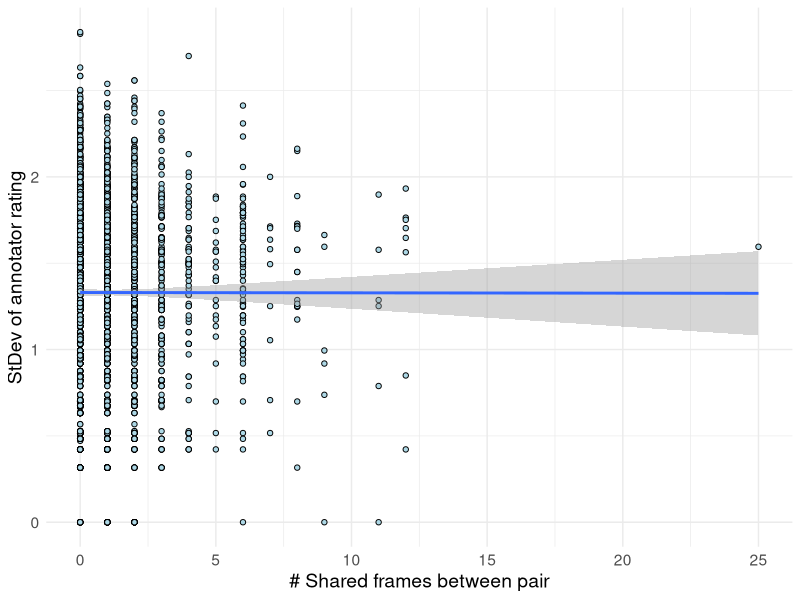
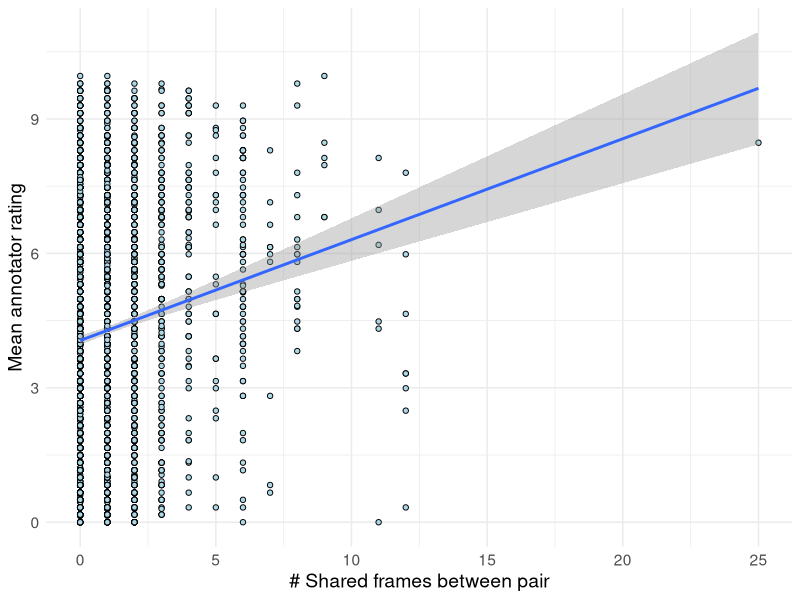
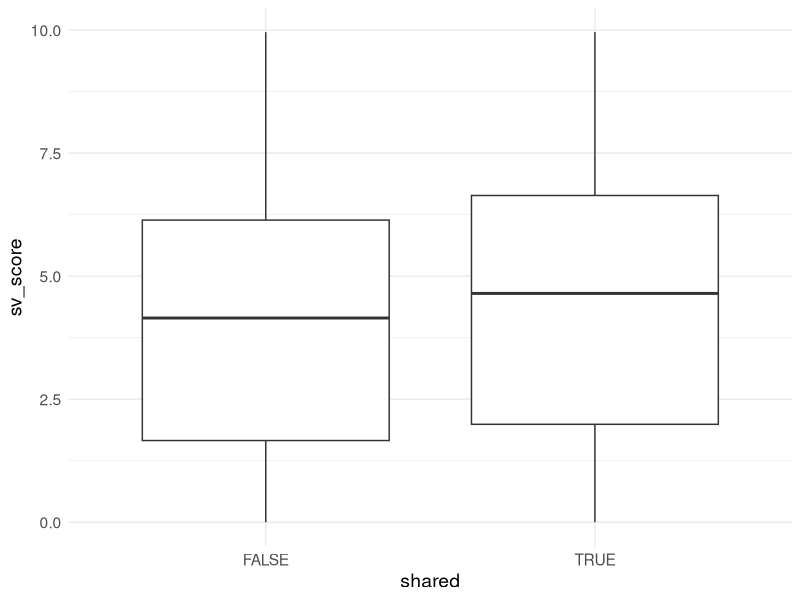
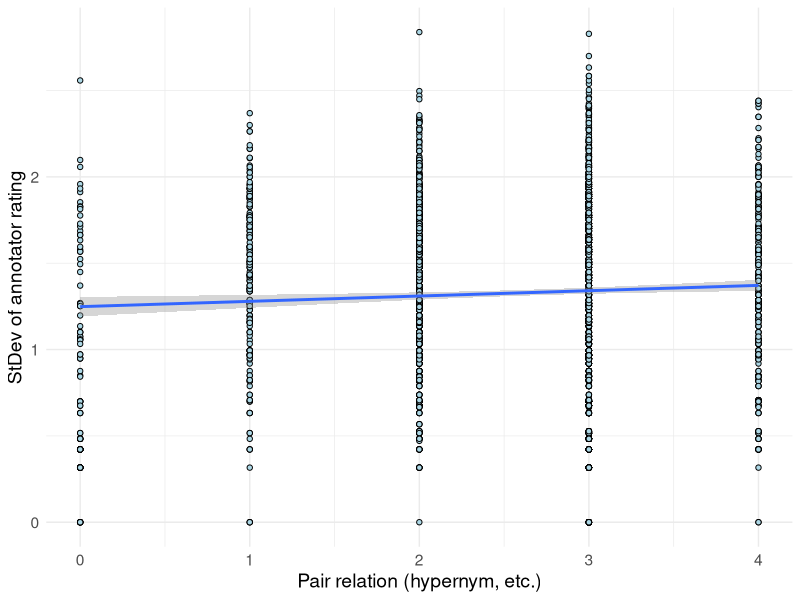
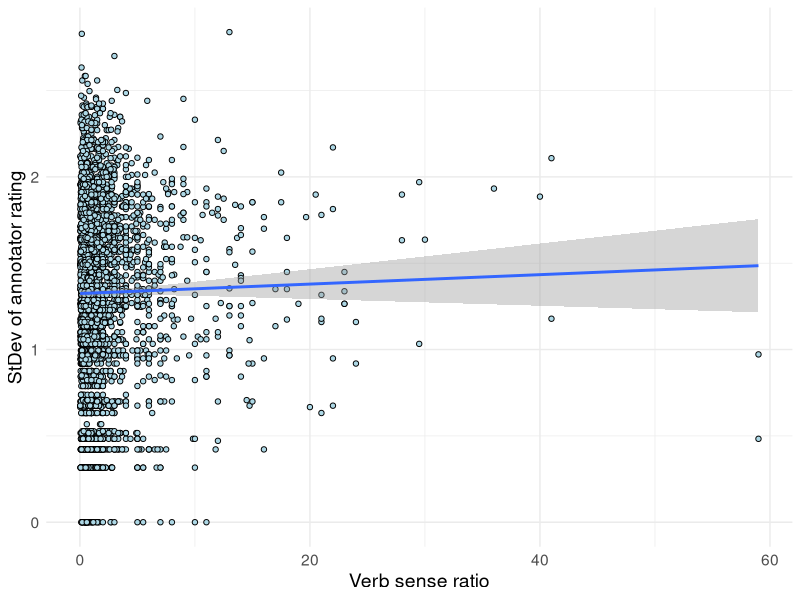

Source code (R) for these figures, in order:
library(here)
setwd(here())
library(tidyverse)
library(patchwork)

theme_set(theme_minimal() + theme(text =  element_text(size = 14)))

simverb <- read_csv(here("data_output",
                            "simverb_processed.csv"), 
                       show_col_type = F)

ggplot(simverb, aes(x = shared_frames, y = sd_rating))+
  geom_point(shape = 21, fill = "lightblue")+
  xlab("# Shared frames between pair")+
  ylab("StDev of annotator rating")+
  geom_smooth(method = "lm")

ggplot(simverb, aes(x = shared_frames, y = sv_score))+
  geom_point(shape = 21, fill = "lightblue")+
  xlab("# Shared frames between pair")+
  ylab("Mean annotator rating")+
  geom_smooth(method = "lm")

simverb <- simverb |> 
  mutate(shared = shared_frames > 0)

ggplot(simverb, aes(x = shared, y = sv_score))+
  geom_boxplot()

ggplot(simverb, aes(x = relation_index, y = sd_rating))+
  geom_point(shape = 21, fill = "lightblue")+
  xlab("Pair relation (hypernym, etc.)")+
  ylab("StDev of annotator rating")+
  geom_smooth(method = "lm")


simverb <- simverb |> 
  mutate(sense_ratio = w1_num_v_senses/w2_num_v_senses)

ggplot(simverb, aes(x = sense_ratio, y = sd_rating))+
  geom_point(shape = 21, fill = "lightblue")+
  xlab("Verb sense ratio")+
  ylab("StDev of annotator rating")+
  geom_smooth(method = "lm")
